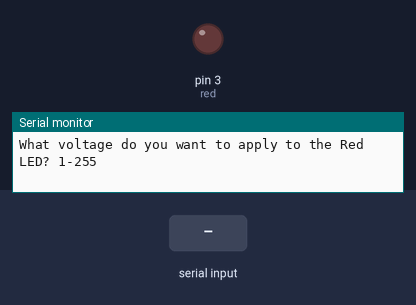
A sketch run on a simulated Arduino Uno, built with avr-gcc and run on an emulated ATmega328P. Shown: output pins drawn as LEDs (lit = HIGH), the last lines printed to the serial monitor. Inputs (shaded band) come from the test bench.

Above: at 1.2 s.
1.3 s: "90,45\n" received over Serial
At 2.6 s:
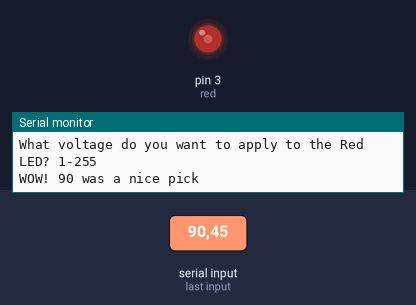
Timing chart, 0 to 12.8 s (numbered marks = the images above; inputs shaded):
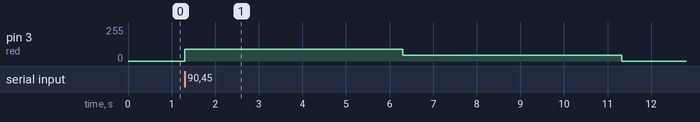

Measured:
- after the input at 1.3 s, pin 3 (red): 0/255 → 90/255 at once, → 45/255 5.0 s later, → 0/255 5.0 s later

The sketch:

analogwrite-test.ino
```cpp
int red=3;
int voltvalue;

void setup() {
  Serial.begin(9600);
  pinMode(red,OUTPUT);
}

void loop() {
  Serial.println("What voltage do you want to apply to the Red LED? 1-255");
  while(Serial.available()==0) {}
  voltvalue = Serial.parseInt();

  if (voltvalue > 102) {
    Serial.println("That may burn out the LED, try something lower.");
  } else {
    analogWrite(red,voltvalue);
    Serial.print("WOW! ");
    Serial.print( voltvalue );
    Serial.println( " was a nice pick" );
    delay(5000);

  }

  analogWrite(red,0);
}
```
